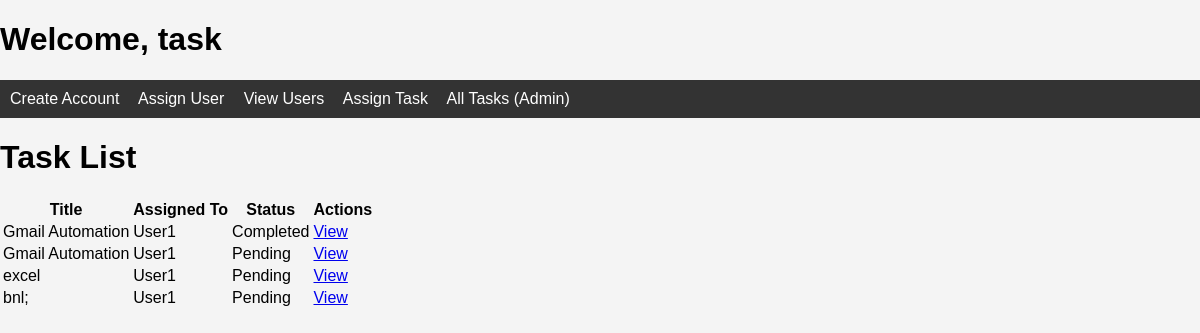
The app's page /tasks-panel/ (signed in) with its own data.
### task_manager_app/models.py (models this page shows)
class Task(models.Model):
    STATUS_CHOICES = [
        ('Pending', 'Pending'),
        ('In Progress', 'In Progress'),
        ('Completed', 'Completed'),
    ]
    title = models.CharField(max_length=100)
    description = models.TextField()
    assigned_to = models.ForeignKey(User, on_delete=models.CASCADE)
    due_date = models.DateField()
    status = models.CharField(max_length=20, choices=STATUS_CHOICES, default='Pending')
    completion_report = models.TextField(blank=True, null=True)
    worked_hours = models.DecimalField(max_digits=5, decimal_places=2, null=True, blank=True)

### task_manager_app/views.py (the view)
# urls.py: path('tasks-panel/', task_list, name='task_list'),
@login_required
def task_list(request):
    if not (request.user.is_staff or request.user.is_superuser):
        return HttpResponseForbidden("Forbidden: You do not have permission to view this page.")
    if request.user.is_superuser:
        tasks = Task.objects.all()
    else:  # Admin
        tasks = Task.objects.filter(assigned_to__profile__assigned_admin=request.user)
    return render(request, 'admin_panel/tasks.html', {'tasks': tasks})

### task_manager_app/templates/admin_panel/tasks.html
{% extends 'base.html' %}
{% block content %}
  <h1>Task List</h1>
  <table>
    <thead>
      <tr>
        <th>Title</th>
        <th>Assigned To</th>
        <th>Status</th>
        <th>Actions</th>
      </tr>
    </thead>
    <tbody>
      {% for task in tasks %}
        <tr>
          <td>{{ task.title }}</td>
          <td>{{ task.assigned_to.username }}</td>
          <td>{{ task.status }}</td>
          <td>
            <a href="{% url 'task_list' %}">View</a>
          </td>
        </tr>
      {% endfor %}
    </tbody>
  </table>
{% endblock %}

### task_manager_app/templates/base.html (shortened to what this page needs)
{% load static %}
<!DOCTYPE html>
<html>
<head>
</head>
    <h1>Welcome, {{ request.user.username }}</h1>
    <body>
    <nav>
       {% if user.is_superuser %}
        <a href="{% url 'create_account' %}">Create Account</a>
        <a href="{% url 'assign_user' %}">Assign User</a>
        <a href="{% url 'user_list' %}">View Users</a>
        <a href="{% url 'create_task' %}">Assign Task</a>
        <a href="{% url 'task_list' %}">All Tasks (Admin)</a>
    {% elif user.is_staff %}
        <a href="{% url 'create_task' %}">Assign Task</a>
        <a href="{% url 'task_list' %}">Team Tasks</a>
    {% else %}
        <a href="{% url 'task_list_api' %}">My Tasks</a>
    {% endif %}
    </nav>
  {% block content %}
  {% endblock %}
</body>
</html>

### task_manager_app/templates/base.html (style rules this page uses)
body { font-family: Arial, sans-serif; margin: 0; background-color: #f4f4f4; }
nav { background-color: #333; padding: 10px; }
nav a { color: #fff; margin-right: 15px; text-decoration: none; }

### records on screen
Task: title "Gmail Automation", assigned_to.username "User1", status "Completed"
Task: title "Gmail Automation", assigned_to.username "User1", status "Pending"
Task: title "excel", assigned_to.username "User1", status "Pending"
Task: title "bnl;", assigned_to.username "User1", status "Pending"

### other values on screen
{{ request.user.username }} "task"
